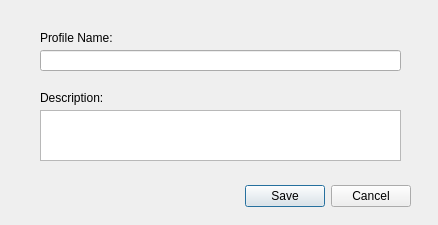
<?xml version="1.0" encoding="UTF-8"?>
<ui version="4.0">
 <class>dlgcreateprofile</class>
 <widget class="QDialog" name="dlgcreateprofile">
  <property name="geometry">
   <rect>
    <x>0</x>
    <y>0</y>
    <width>438</width>
    <height>225</height>
   </rect>
  </property>
  <property name="windowTitle">
   <string>Create New Profile</string>
  </property>
  <widget class="QDialogButtonBox" name="buttonBox">
   <property name="geometry">
    <rect>
     <x>60</x>
     <y>180</y>
     <width>351</width>
     <height>32</height>
    </rect>
   </property>
   <property name="orientation">
    <enum>Qt::Horizontal</enum>
   </property>
   <property name="standardButtons">
    <set>QDialogButtonBox::Cancel|QDialogButtonBox::Save</set>
   </property>
  </widget>
  <widget class="QLineEdit" name="lineEditProfileName">
   <property name="geometry">
    <rect>
     <x>40</x>
     <y>50</y>
     <width>361</width>
     <height>21</height>
    </rect>
   </property>
  </widget>
  <widget class="QLabel" name="label">
   <property name="geometry">
    <rect>
     <x>40</x>
     <y>30</y>
     <width>81</width>
     <height>16</height>
    </rect>
   </property>
   <property name="text">
    <string>Profile Name:</string>
   </property>
  </widget>
  <widget class="QLabel" name="label_2">
   <property name="geometry">
    <rect>
     <x>40</x>
     <y>90</y>
     <width>81</width>
     <height>16</height>
    </rect>
   </property>
   <property name="text">
    <string>Description:</string>
   </property>
  </widget>
  <widget class="QTextEdit" name="textEditDescription">
   <property name="geometry">
    <rect>
     <x>40</x>
     <y>110</y>
     <width>361</width>
     <height>51</height>
    </rect>
   </property>
  </widget>
 </widget>
 <resources/>
 <connections>
  <connection>
   <sender>buttonBox</sender>
   <signal>accepted()</signal>
   <receiver>dlgcreateprofile</receiver>
   <slot>accept()</slot>
   <hints>
    <hint type="sourcelabel">
     <x>248</x>
     <y>254</y>
    </hint>
    <hint type="destinationlabel">
     <x>157</x>
     <y>274</y>
    </hint>
   </hints>
  </connection>
  <connection>
   <sender>buttonBox</sender>
   <signal>rejected()</signal>
   <receiver>dlgcreateprofile</receiver>
   <slot>reject()</slot>
   <hints>
    <hint type="sourcelabel">
     <x>316</x>
     <y>260</y>
    </hint>
    <hint type="destinationlabel">
     <x>286</x>
     <y>274</y>
    </hint>
   </hints>
  </connection>
 </connections>
</ui>
